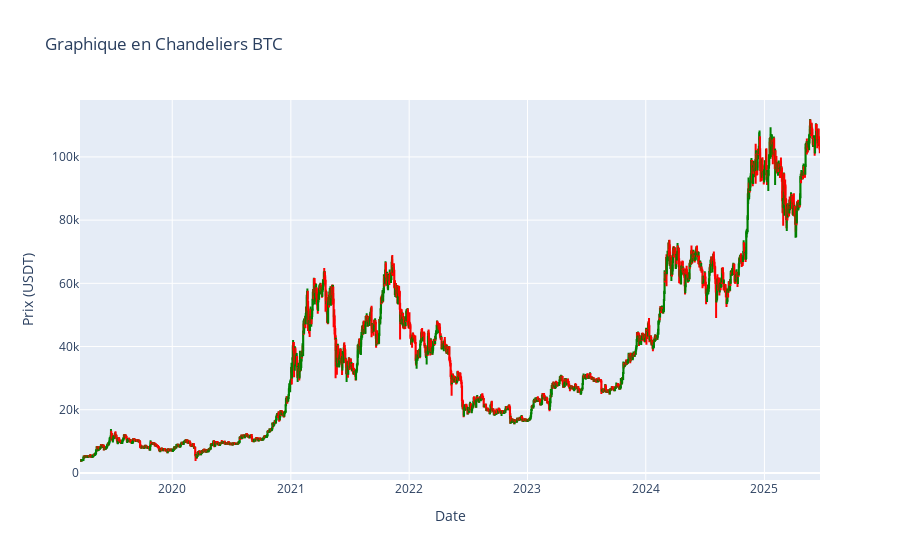

Write notebook code for a chart like this one.
### Markdown cell above
CHANDELIERS

### Code cell
import plotly.graph_objects as go

# Assurez-vous que 'Date' est bien au format datetime
df['date'] = pd.to_datetime(df['date'])
df = df.sort_values('date')

# Créer le graphique en chandeliers
fig = go.Figure(data=[go.Candlestick(
    x=df['date'],
    open=df['open'],
    high=df['high'],
    low=df['low'],
    close=df['close'],
    increasing_line_color='green',
    decreasing_line_color='red',
    name='BTC'
)])

# Mise en forme
fig.update_layout(
    title='Graphique en Chandeliers BTC',
    xaxis_title='Date',
    yaxis_title='Prix (USDT)',
    xaxis_rangeslider_visible=False
)

fig.show()

### Figure 1 — Plotly figure (JSON) as saved in the notebook; plotly's stock layout.template omitted (floating-point values rounded to 4 significant figures; data arrays with more than 128 entries replaced by an {"elided": "..."} marker saying what was removed)
{"data": [{"close": {"elided": "2283 float values"}, "decreasing": {"line": {"color": "red"}}, "high": {"elided": "2283 float values"}, "increasing": {"line": {"color": "green"}}, "low": {"elided": "2283 float values"}, "name": "BTC", "open": {"elided": "2283 float values"}, "type": "candlestick", "x": {"elided": "2283 str values"}}], "layout": {"title": {"text": "Graphique en Chandeliers BTC"}, "xaxis": {"rangeslider": {"visible": false}, "title": {"text": "Date"}}, "yaxis": {"title": {"text": "Prix (USDT)"}}}}
